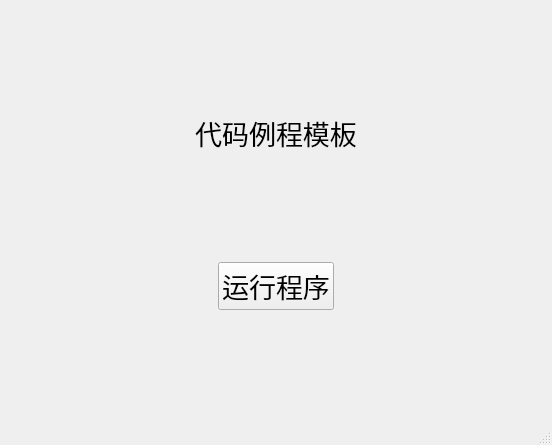
<?xml version="1.0" encoding="UTF-8"?>
<ui version="4.0">
 <class>MainWindow</class>
 <widget class="QMainWindow" name="MainWindow">
  <property name="geometry">
   <rect>
    <x>0</x>
    <y>0</y>
    <width>552</width>
    <height>445</height>
   </rect>
  </property>
  <property name="windowTitle">
   <string>代码例程</string>
  </property>
  <property name="styleSheet">
   <string notr="true"/>
  </property>
  <widget class="QWidget" name="centralwidget">
   <property name="maximumSize">
    <size>
     <width>16777215</width>
     <height>16777215</height>
    </size>
   </property>
   <property name="inputMethodHints">
    <set>Qt::ImhNone</set>
   </property>
   <layout class="QHBoxLayout" name="horizontalLayout">
    <property name="sizeConstraint">
     <enum>QLayout::SetMaximumSize</enum>
    </property>
    <item>
     <layout class="QVBoxLayout" name="verticalLayout">
      <property name="sizeConstraint">
       <enum>QLayout::SetMaximumSize</enum>
      </property>
      <item>
       <spacer name="verticalSpacer_3">
        <property name="orientation">
         <enum>Qt::Vertical</enum>
        </property>
        <property name="sizeHint" stdset="0">
         <size>
          <width>20</width>
          <height>40</height>
         </size>
        </property>
       </spacer>
      </item>
      <item>
       <widget class="QLabel" name="label">
        <property name="font">
         <font>
          <pointsize>20</pointsize>
         </font>
        </property>
        <property name="layoutDirection">
         <enum>Qt::LeftToRight</enum>
        </property>
        <property name="text">
         <string>代码例程模板</string>
        </property>
        <property name="alignment">
         <set>Qt::AlignCenter</set>
        </property>
       </widget>
      </item>
      <item>
       <spacer name="verticalSpacer_2">
        <property name="orientation">
         <enum>Qt::Vertical</enum>
        </property>
        <property name="sizeHint" stdset="0">
         <size>
          <width>20</width>
          <height>40</height>
         </size>
        </property>
       </spacer>
      </item>
      <item>
       <layout class="QHBoxLayout" name="horizontalLayout_2">
        <item>
         <spacer name="horizontalSpacer">
          <property name="orientation">
           <enum>Qt::Horizontal</enum>
          </property>
          <property name="sizeHint" stdset="0">
           <size>
            <width>40</width>
            <height>20</height>
           </size>
          </property>
         </spacer>
        </item>
        <item>
         <widget class="QPushButton" name="pushButton">
          <property name="font">
           <font>
            <pointsize>20</pointsize>
           </font>
          </property>
          <property name="text">
           <string>运行程序</string>
          </property>
         </widget>
        </item>
        <item>
         <spacer name="horizontalSpacer_2">
          <property name="orientation">
           <enum>Qt::Horizontal</enum>
          </property>
          <property name="sizeHint" stdset="0">
           <size>
            <width>40</width>
            <height>20</height>
           </size>
          </property>
         </spacer>
        </item>
       </layout>
      </item>
      <item>
       <spacer name="verticalSpacer">
        <property name="orientation">
         <enum>Qt::Vertical</enum>
        </property>
        <property name="sizeHint" stdset="0">
         <size>
          <width>20</width>
          <height>40</height>
         </size>
        </property>
       </spacer>
      </item>
     </layout>
    </item>
   </layout>
  </widget>
  <widget class="QMenuBar" name="menubar">
   <property name="geometry">
    <rect>
     <x>0</x>
     <y>0</y>
     <width>552</width>
     <height>23</height>
    </rect>
   </property>
  </widget>
  <widget class="QStatusBar" name="statusbar"/>
 </widget>
 <resources/>
 <connections/>
</ui>
